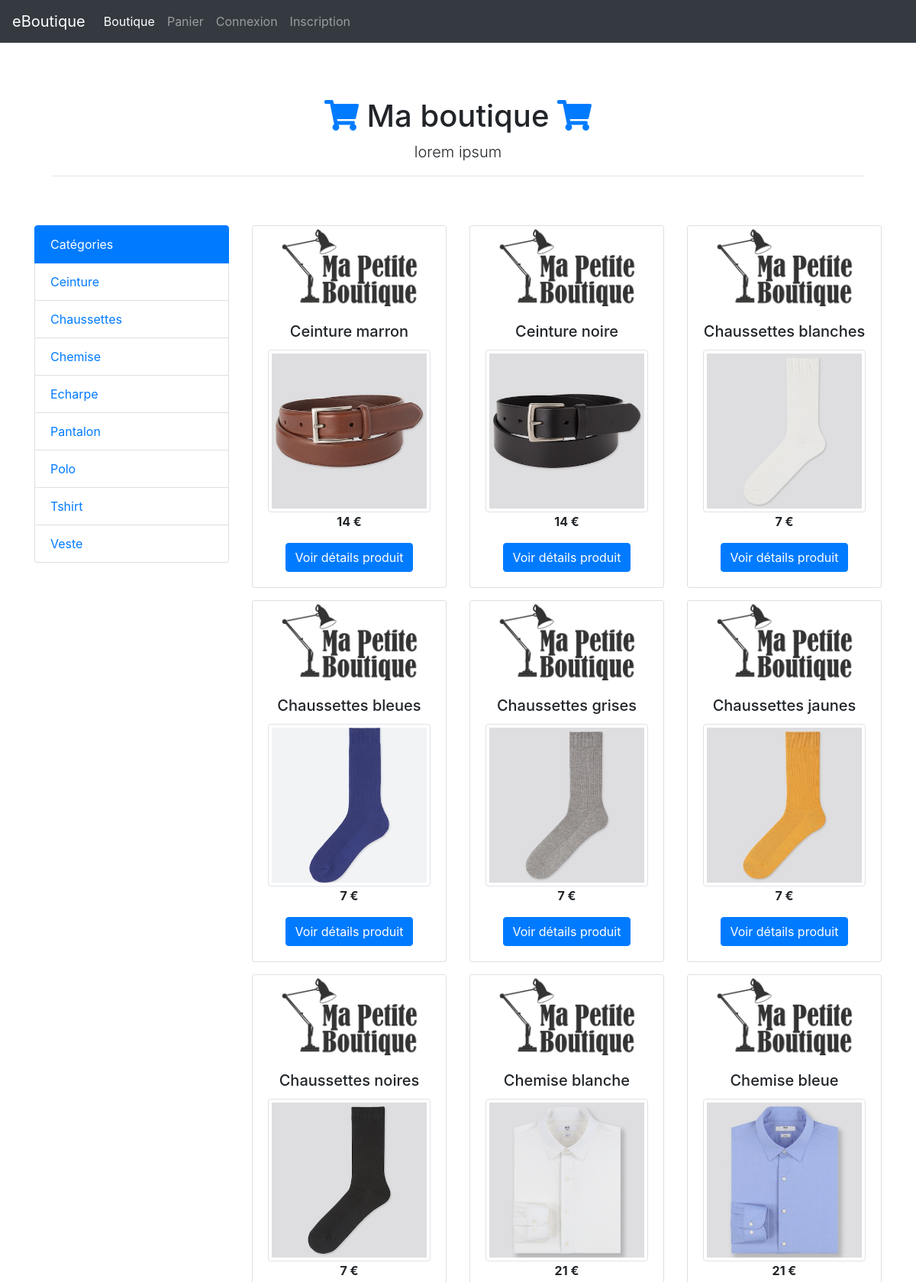
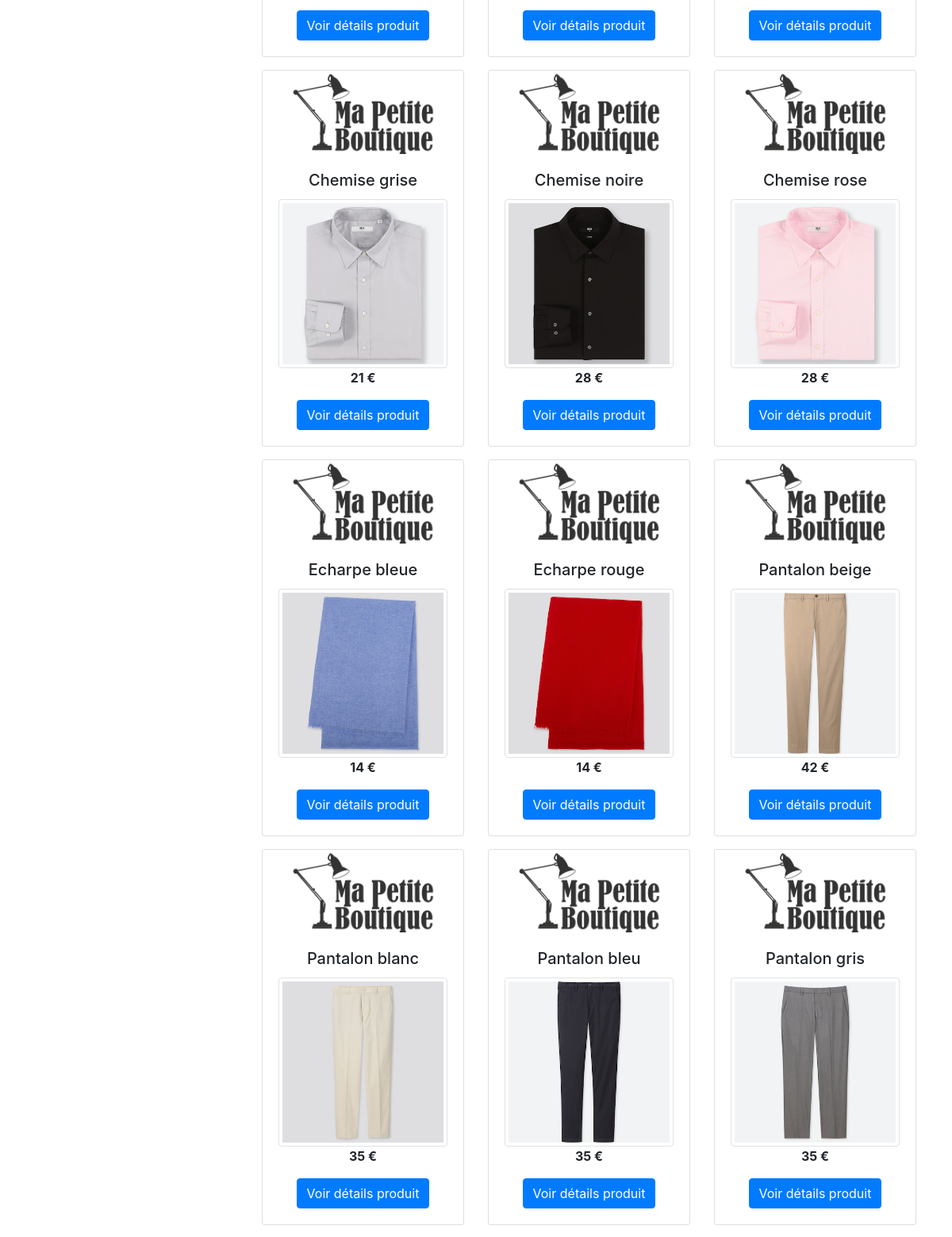
The page / (upper part) on the database its author committed (2 pictures, top to bottom).
### tables this page shows
CREATE TABLE `article` (
  `id_article` int(5) NOT NULL,
  `reference` varchar(255) NOT NULL,
  `categorie` varchar(255) NOT NULL,
  `titre` varchar(255) NOT NULL,
  `description` text NOT NULL,
  `couleur` varchar(255) NOT NULL,
  `taille` varchar(255) NOT NULL,
  `sexe` enum('m','f') NOT NULL,
  `photo` varchar(255) NOT NULL,
  `prix` double(7,2) NOT NULL,
  `stock` int(4) NOT NULL
);

### inc/functions.inc.php (called while the page is built, shortened)
<?php
function user_is_connected() {
	if(isset($_SESSION['membre'])) {
		return true;
	} else {
		return false;
	}
}

### index.php (the view, shortened to what this page needs)
<?php
require_once 'inc/init.inc.php';
require_once 'inc/functions.inc.php';
if(!empty($_GET["categorie"])) {
	$liste_produit = $pdo->prepare("SELECT * FROM article WHERE categorie = :categorie ORDER BY titre");
	$liste_produit->bindParam(":categorie", $_GET['categorie'], PDO::PARAM_STR);
	$liste_produit->execute();
} else {
	$liste_produit = $pdo->query("SELECT * FROM article ORDER BY titre");
}
$liste_categorie = $pdo->query("SELECT DISTINCT categorie FROM article ORDER BY categorie");
require_once 'inc/header.inc.php';
require_once 'inc/nav.inc.php';
?>
		<div class="starter-template">
			<h1><i class="fas fa-shopping-cart text-primary"></i> Ma boutique <i class="fas fa-shopping-cart text-primary"></i></h1>
			<p class="lead">lorem ipsum</p>
			<hr>
		</div>
		<div class="row">
			<div class="col-3">
				<ul class="list-group">
					<li class="list-group-item active">Catégories</li>
			<?php
				while($categorie = $liste_categorie->fetch(PDO::FETCH_ASSOC)) {
					echo '<li class="list-group-item"><a href="?categorie=' . $categorie['categorie'] . '">' . $categorie['categorie'] . '</a></li>';
				}
			?>
				</ul>
			</div>
			<div class="col-9">
				<div class="row">
	<?php
		while($produit = $liste_produit->fetch(PDO::FETCH_ASSOC)) {
			echo '	<div class="col-4 mb-3">
						<div class="card">
							<img src="' . URL . '/assets/img/logo.jpg" class="card-img-top" alt="...">
							<div class="card-body text-center">
								<h5 class="card-title">' . ucfirst($produit['titre']) . '</h5>
								<img src="' . URL . $produit['photo'] . '" class="img-thumbnail" alt="...">
								<p class="card-text font-weight-bold">' . $produit['prix'] . ' €</p>
								<a href="' . URL . 'fiche_produit.php?id_article=' . $produit['id_article'] . '" class="btn btn-primary">Voir détails produit</a>
							</div>
						</div>
					</div>';
		}
	?>
				</div>
			</div>
		</div>
<?php
require_once 'inc/footer.inc.php';

### inc/header.inc.php (shortened to what this page needs)
<!DOCTYPE html>
<html lang="fr">
  <head>
	<link href="<?php echo URL; ?>assets/css/bootstrap.min.css" rel="stylesheet">
	<link href="https://cdnjs.cloudflare.com/ajax/libs/font-awesome/5.11.2/css/all.min.css" rel="stylesheet">
	<link href="<?php echo URL; ?>assets/css/style.css" rel="stylesheet">
  </head>
  <body>

### inc/nav.inc.php (shortened to what this page needs)
<nav class="navbar navbar-expand-md navbar-dark bg-dark fixed-top">
  <a class="navbar-brand" href="<?php echo URL; ?>index.php">eBoutique</a>
  <div class="collapse navbar-collapse" id="navbarsExampleDefault">
    <ul class="navbar-nav mr-auto">
      <li class="nav-item active">
        <a class="nav-link" href="<?php echo URL; ?>index.php">Boutique <span class="sr-only">(current)</span></a>
      </li>
      <li class="nav-item">
        <a class="nav-link" href="<?php echo URL; ?>panier.php">Panier</a>
      </li>
	  <?php if(!user_is_connected()) { ?>
	  <li class="nav-item">
        <a class="nav-link" href="<?php echo URL; ?>connexion.php">Connexion</a>
      </li>
	  <li class="nav-item">
        <a class="nav-link" href="<?php echo URL; ?>inscription.php">Inscription</a>
      </li>
	  <?php } ?>
    </ul>
  </div>
</nav>
	<main role="main" class="container">

### inc/footer.inc.php (shortened to what this page needs)
	</main>
	</body>
</html>

### assets/css/style.css (style rules this page uses)
body { padding-top: 5rem; }
.starter-template { padding: 3rem 1.5rem; text-align: center; }

### rows shown on the page
article: titre "Ceinture marron", photo (picture), prix "14"
article: titre "Ceinture noire", photo (picture), prix "14"
article: titre "Chaussettes blanches", photo (picture), prix "7"
article: titre "Chaussettes bleues", photo (picture), prix "7"
article: titre "Chaussettes grises", photo (picture), prix "7"
article: titre "Chaussettes jaunes", photo (picture), prix "7"
article: titre "Chaussettes noires", photo (picture), prix "7"
article: titre "Chemise blanche", photo (picture), prix "21"
article: titre "Chemise bleue", photo (picture), prix "21"
article: titre "Chemise grise", photo (picture), prix "21"
article: titre "Chemise noire", photo (picture), prix "28"
article: titre "Chemise rose", photo (picture), prix "28"
article: titre "Echarpe bleue", photo (picture), prix "14"
article: titre "Echarpe rouge", photo (picture), prix "14"
article: titre "Pantalon beige", photo (picture), prix "42"
article: titre "Pantalon blanc", photo (picture), prix "35"
article: titre "Pantalon bleu", photo (picture), prix "35"
article: titre "Pantalon gris", photo (picture), prix "35"

### other values the page prints
$categorie['categorie'] "Ceinture"
$categorie['categorie'] "Chaussettes"
$categorie['categorie'] "Chemise"
$categorie['categorie'] "Echarpe"
$categorie['categorie'] "Pantalon"
$categorie['categorie'] "Polo"
$categorie['categorie'] "Tshirt"
$categorie['categorie'] "Veste"
